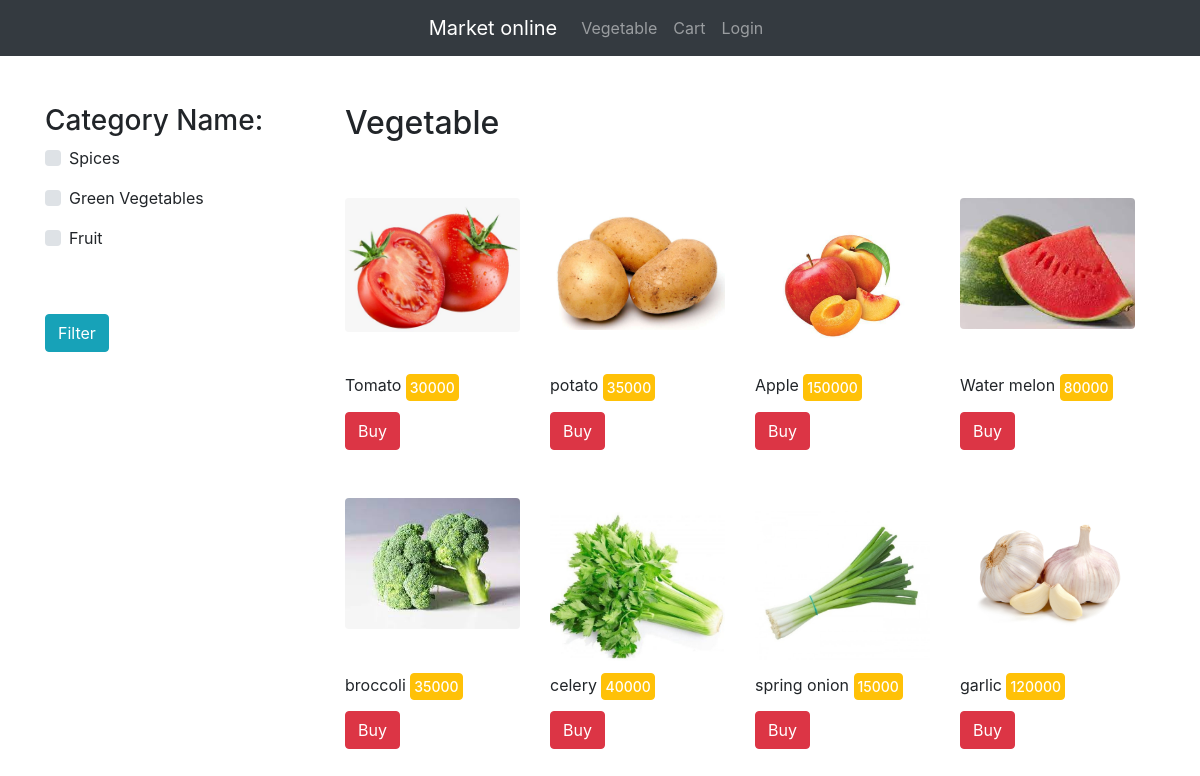
Screenshot of /index.php?tab=vegetable with the database file from the repository.
### tables this page shows
CREATE TABLE `category` (
  `CategoryID` int(10) NOT NULL,
  `Name` varchar(30) NOT NULL,
  `Description` varchar(50) DEFAULT NULL
);

CREATE TABLE `vegetable` (
  `VegetableID` int(10) NOT NULL,
  `CategoryID` int(10) NOT NULL,
  `VegetableName` varchar(30) NOT NULL,
  `Unit` varchar(20) NOT NULL,
  `Amount` int(10) NOT NULL,
  `Image` varchar(50) NOT NULL,
  `Price` float NOT NULL
);

### index.php (called while the page is built)
<?php
  require_once('menu.php');
?>

### connection.php (called while the page is built, shortened)
<?php
	function executeResult($sql) {
		$conn = mysqli_connect(HOST, USERNAME, PASSWORD, DATABASE);
		$result = mysqli_query($conn, $sql);
		$list      = [];
		while ($row = mysqli_fetch_array($result, 1)) {
			$list[] = $row;
		}
		return $list;
	}
?>

### class/category.php (called while the page is built, shortened)
<?php
  if (file_exists('../connection.php')){
    require_once ('../connection.php');
  } else {
    require_once ('./connection.php');
  }
  class category {
    function getAll() {
      $sql = "SELECT * FROM category ORDER BY CategoryID DESC";
      $result = executeResult($sql);
      if (!empty($result)){
        return $result;
      } else {
        return [];
      }
    }
  }
?>

### class/vegetable.php (called while the page is built, shortened)
<?php
  if (file_exists('../connection.php')){
    require_once ('../connection.php');
  } else {
    require_once ('./connection.php');
  }
class vegetable {
  function getAll() {
    $sql = "SELECT * FROM vegetable";
    $result = executeResult($sql);
    if (!empty($result)){
      return $result;
    } else {
      return "Không có dữ liệu!";
    }
  }
}
?>

### vegetable/index.php (the view, shortened to what this page needs)
<?php
  require_once('./connection.php');
  require_once('./class/vegetable.php');
  require_once('./class/category.php');
?>
  <div class="container mt-5">
    <div class="row">
      <div class="col-3">
        <h3 class="title-header">Category Name:</h3>
        <?php
            $cate = new category();
            $listCate = $cate->getAll();
            if (count($listCate) > 0){
              foreach ($listCate as $itemCate){
          ?>
        <form method="POST" action="" id="filter">
            <div class="custom-control custom-checkbox form-group">
              <label class="custom-control-label form-label" for="checkList[<?=$itemCate['CategoryID']?>]"><?=$itemCate['Name']?></label>
            </div>
          <?php
                }
              }
          ?>
          <input type="submit" name="btnSubmit" class="btn btn-info mt-5" value="Filter">
        </form>
      </div>
      <div class="col-9">
        <div class="container pb-5">
          <h2 class="tab-name">Vegetable</h2>
          <div class="row row-product">
          <?php
            $veg = new vegetable();
            $listVeg = [];
            if (isset($_POST['btnSubmit'])){
              if(isset($_POST['checkList'])) {
                $cateids = [];
                $checkList = $_POST['checkList'];
                foreach ($checkList as $value){
                  $cateids[] = $value;
                }
                $listVeg = $veg->getListByCateIDs($cateids);
              } else {
                $listVeg = $veg->getAll();
              }
            } else {
              $listVeg = $veg->getAll();
            }
            if (count($listVeg) > 0){
              foreach ($listVeg as $itemVeg){
          ?>
            <div class="col col-product mt-5">
              <div class="d-block w-100" style="min-height: 175px">
                <img src="<?=$itemVeg['Image']?>" alt="" class="rounded" style="width:175px; object-fit: center">
              </div>
              <div>
                <h3 class="vegetable-name"><?=$itemVeg['VegetableName']?></h3>
                <span class="btn btn-warning text-white price"><?=$itemVeg['Price']?></span>
              </div>
              <span onclick="addToCart('<?=$itemVeg['VegetableID']?>')" class="btn btn-danger buy mt-2">Buy</span>
            </div>
            <?php
                }
              } else {
                echo "Không có sản phẩm";
              }
          ?>
          </div>
        </div>
      </div>
    </div>
  </div>

### menu.php (shortened to what this page needs)
<!DOCTYPE html>
<html lang="en">
<head>
  <link rel="stylesheet" href="./css/bootstrap-4/css/bootstrap.css">
  <link rel="stylesheet" href="./css/style.css">
</head>
<body>
  <div class="menu">
    <nav class="navbar navbar-expand-lg navbar-dark bg-dark">
      <div class="container">
        <div class="div d-flex m-auto">
          <a class="navbar-brand" href="index.php">Market online</a>
          <div class="collapse navbar-collapse">
            <ul class="navbar-nav">
              <li class="nav-item">
                <a class="nav-link" href="index.php?tab=vegetable">Vegetable</a>
              </li>
              <li class="nav-item">
                <a class="nav-link" href="index.php?tab=cart">Cart</a>
              </li>
              <?php
                if (!isset($_SESSION['CustomerID'])){
              ?>
              <li class="nav-item">
                <a class="nav-link" href="index.php?tab=login">Login</a>
              </li>
              <?php
                }
              ?>
            </ul>
          </div>
        </div>
      </div>
    </nav>
    <?php
      $tab = '';
      if (isset($_GET['tab'])){
        $tab = $_GET['tab'];
      }
      switch ($tab){
        case 'vegetable':
          require_once('./vegetable/index.php');
          break;
      }
    ?>
  </div>
</body>
</html>

### css/style.css (style rules this page uses)
* { padding: 0; margin: 0; box-sizing: border-box; }
html { font-family: "Open Sans", sans-serif; }
.vegetable-name { display: inline-block; font-size: 16px; font-weight: 400; }
.price { padding: 2px 3px; font-size: 14px; font-weight: 500; }
.col-product { flex-grow: 0; }

### rows the page displays
category: Name "Spices"
category: Name "Green Vegetables"
category: Name "Fruit"
vegetable: Image (picture), VegetableName "Tomato", Price "30000"
vegetable: Image (picture), VegetableName "potato", Price "35000"
vegetable: Image (picture), VegetableName "Apple", Price "150000"
vegetable: Image (picture), VegetableName "Water melon", Price "80000"
vegetable: Image (picture), VegetableName "broccoli", Price "35000"
vegetable: Image (picture), VegetableName "celery", Price "40000"
vegetable: Image (picture), VegetableName "spring onion", Price "15000"
vegetable: Image (picture), VegetableName "garlic", Price "120000"
